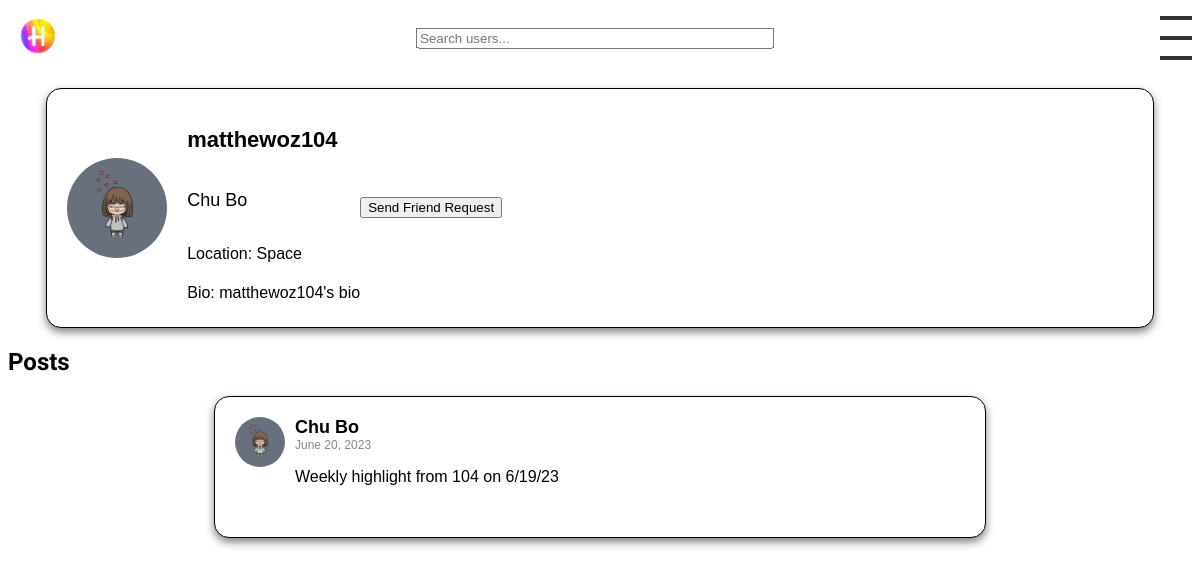
Before: /profile/matthewoz104/ (signed in) with the older database file.
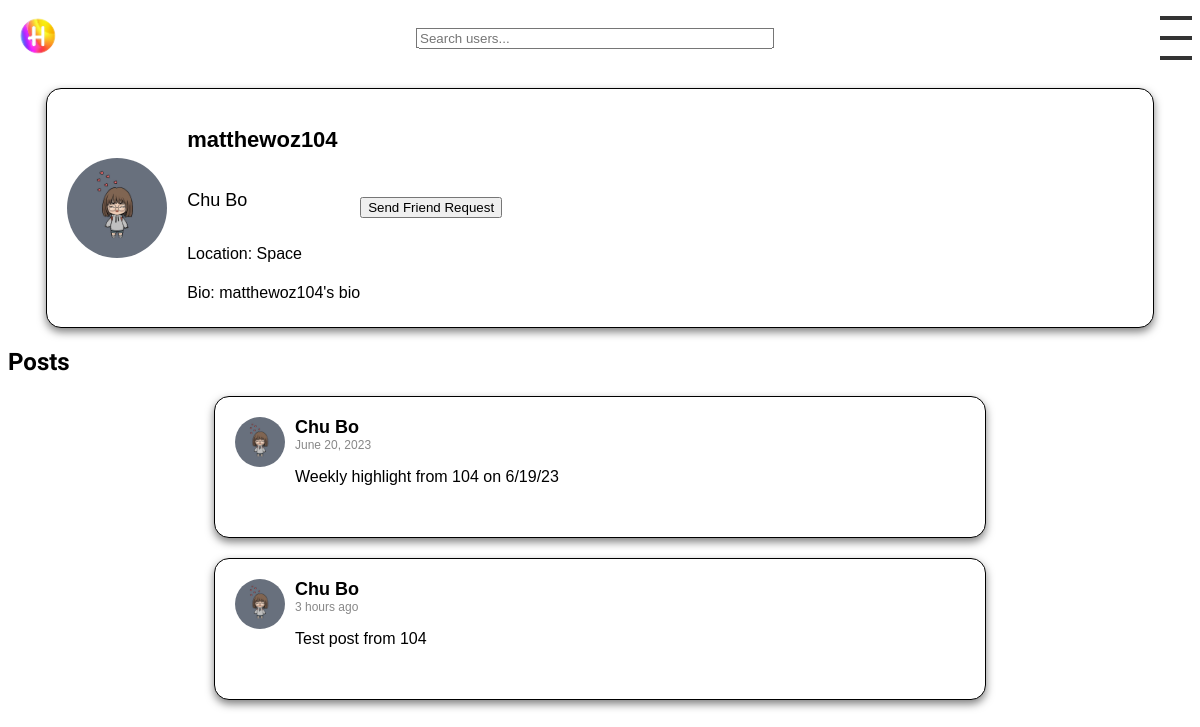
After: the same page with the newer database file.
### posts/models.py (models this page shows, shortened)
class Post(models.Model):
    user = models.ForeignKey(User, on_delete=models.CASCADE, related_name='posts')
    text = models.TextField()
    image = models.ImageField(upload_to='images/', blank=True, null=True)
    likes = models.ManyToManyField(User, related_name='likes', blank=True)
    created_at = models.DateTimeField(auto_now_add=True)

class Profile(models.Model):
    user = models.OneToOneField(User, on_delete=models.CASCADE)
    image = models.ImageField(upload_to='profile_pics/', default='profile_pics/ProfilePic.jpg', blank=True)
    location = models.CharField(max_length=30, blank=True)
    bio = models.TextField(blank=True)
    friends = models.ManyToManyField("self")
    last_post_time = models.DateTimeField(default=timezone.now)

### posts/views.py (the view)
# urls.py: path('profile/<str:username>/', views.view_profile, name='view_profile'),
def view_profile(request, username):
    profile_user = get_object_or_404(User, username=username)
    posts = Post.objects.filter(user=profile_user)
    are_friends = request.user.profile.friends.filter(user=profile_user).exists()
    friend_request_sent = FriendRequest.objects.filter(
        from_profile=request.user.profile,
        to_profile=Profile.objects.get(user=profile_user),
        status='pending'
    ).exists()
    context = {
        'profile_user': profile_user,
        'posts': posts,
        'are_friends': are_friends,
        'friend_request_sent': friend_request_sent,  # add this line
    }
    return render(request, 'profile.html', context)

### posts/templatetags/my_filters.py (called while the page is built)
@register.filter
def custom_date(value):
    now = timezone.now()
    diff = now - value
    if diff.days <= 0 and diff.seconds < 3600:
        return str(diff.seconds//60) + " minutes ago"
    elif diff.days <= 0 and diff.seconds >= 3600:
        return str(diff.seconds//3600) + " hours ago"
    elif diff.days >= 1 and diff.days < 7:
        return str(diff.days) + " days ago"
    else:
        return value.strftime("%B %d, %Y")  # If more than a week ago, return a formatted date

### posts/templates/profile.html
{% extends 'base.html' %}
{% block content %}
{% include 'profile_info.html' with profile=profile_user.profile user=profile_user are_friends=are_friends %}
    <h2>Posts</h2>
    {% for post in posts %}
        {% include 'post.html' with post=post %}
    {% endfor %}
{% endblock %}

### posts/templates/post.html (shortened to what this page needs)
{% load static %}
{% load my_filters %}
<link rel="stylesheet" type="text/css" href="{% static 'css/post.css' %}">
<div class="post">
    <div class="post-top">
        <a href="{% url 'view_profile' post.user.username %}">
            <img src="{{ post.user.profile.image.url }}" alt="User Avatar" class="avatar">
        </a>
        <div class="post-content">
            <div class="user-detail">
                <a href="{% url 'view_profile' post.user.username %}" class="username">{{ post.user.first_name }} {{ post.user.last_name }}</a>
                <span class="timestamp">{{ post.created_at|custom_date }}</span>
            </div>
            <p class="post-text">{{ post.text }}</p>
        </div>
    </div>
</div>

Changed rows visible on the page:
added Post: user.profile.image (picture), user.first_name "Chu", user.last_name "Bo", created_at|custom_date "3 hours ago", text "Test post from 104"
